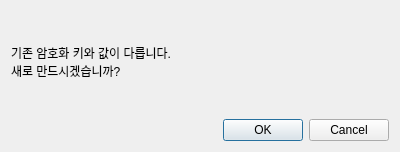
<?xml version="1.0" encoding="UTF-8"?>
<ui version="4.0">
 <class>Dialog</class>
 <widget class="QDialog" name="Dialog">
  <property name="geometry">
   <rect>
    <x>0</x>
    <y>0</y>
    <width>400</width>
    <height>152</height>
   </rect>
  </property>
  <property name="windowTitle">
   <string>Dialog</string>
  </property>
  <layout class="QGridLayout" name="gridLayout">
   <item row="0" column="0">
    <widget class="QLabel" name="label">
     <property name="text">
      <string>기존 암호화 키와 값이 다릅니다.
새로 만드시겠습니까?</string>
     </property>
    </widget>
   </item>
   <item row="1" column="0">
    <widget class="QDialogButtonBox" name="btn">
     <property name="orientation">
      <enum>Qt::Horizontal</enum>
     </property>
     <property name="standardButtons">
      <set>QDialogButtonBox::Cancel|QDialogButtonBox::Ok</set>
     </property>
    </widget>
   </item>
  </layout>
 </widget>
 <resources/>
 <connections>
  <connection>
   <sender>btn</sender>
   <signal>accepted()</signal>
   <receiver>Dialog</receiver>
   <slot>accept()</slot>
   <hints>
    <hint type="sourcelabel">
     <x>248</x>
     <y>254</y>
    </hint>
    <hint type="destinationlabel">
     <x>157</x>
     <y>274</y>
    </hint>
   </hints>
  </connection>
  <connection>
   <sender>btn</sender>
   <signal>rejected()</signal>
   <receiver>Dialog</receiver>
   <slot>reject()</slot>
   <hints>
    <hint type="sourcelabel">
     <x>316</x>
     <y>260</y>
    </hint>
    <hint type="destinationlabel">
     <x>286</x>
     <y>274</y>
    </hint>
   </hints>
  </connection>
 </connections>
</ui>
